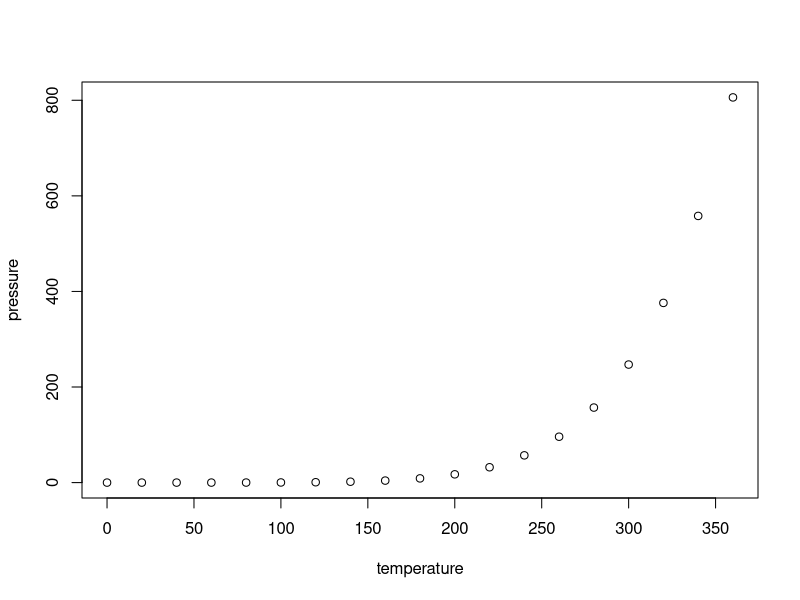
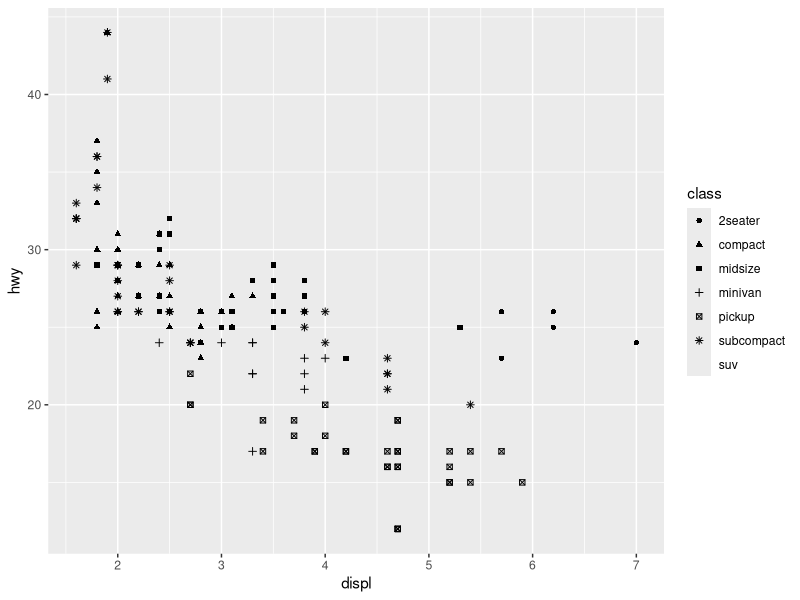
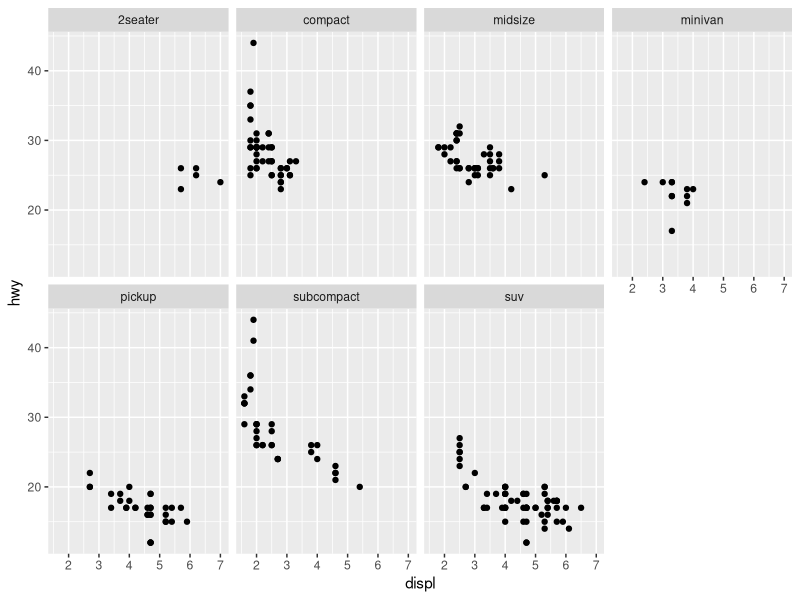
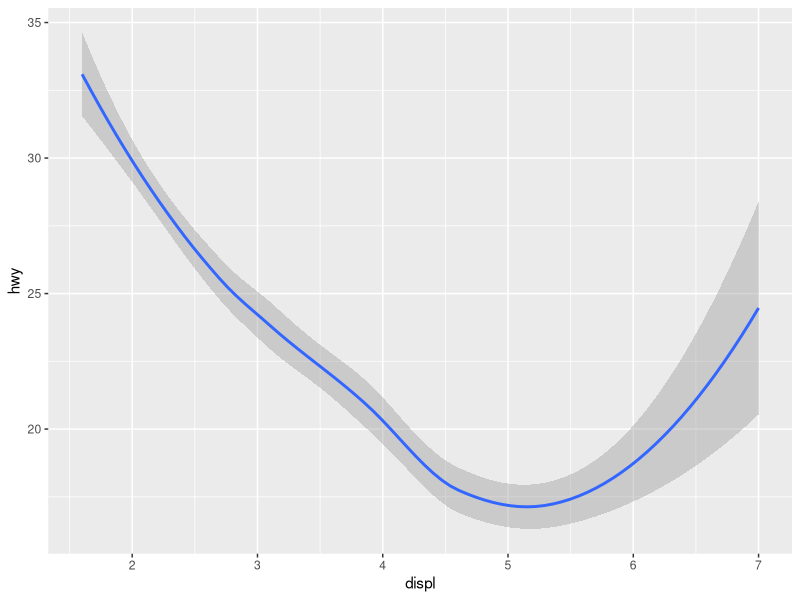
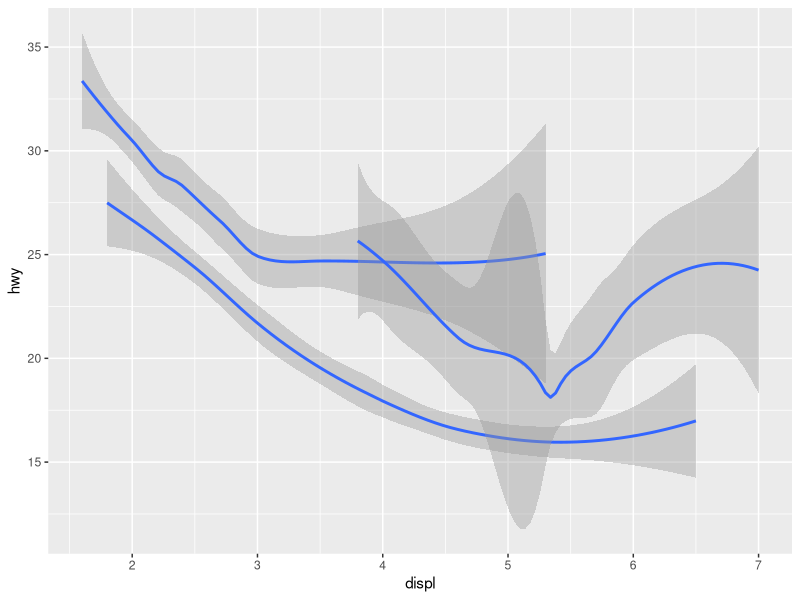
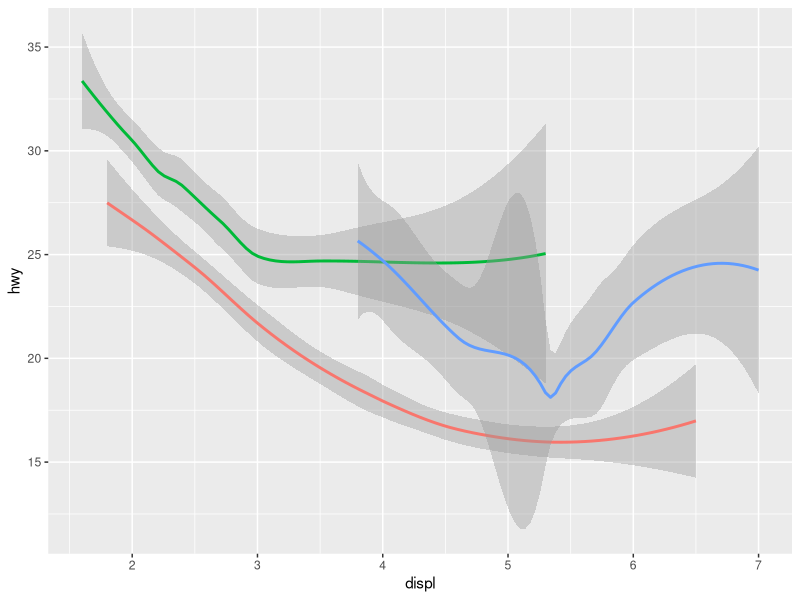

These charts were generated, in order, by the following R code:
## ---- chunk 1
knitr::opts_chunk$set(echo = TRUE)
## ---- chunk 2
summary(cars)
## ---- chunk 3
plot(pressure)
## ---- chunk 4
#install.packages("tidyverse")
library(tidyverse)
## ---- chunk 5
ggplot(data = mpg) +
  geom_point(mapping = aes(x = displ, y = hwy, shape = class))
## ---- chunk 6
ggplot(data = mpg) +
  geom_point(mapping = aes(x = displ, y = hwy)) +
  facet_wrap(~ class, nrow = 2)
## ---- chunk 7
ggplot(data = mpg) +
  geom_smooth(mapping = aes(x = displ, y = hwy))

ggplot(data = mpg) +
  geom_smooth(mapping = aes(x = displ, y = hwy, group = drv))

ggplot(data = mpg) +
  geom_smooth(
    mapping = aes(x = displ, y = hwy, color = drv),
    show.legend = FALSE
  )
